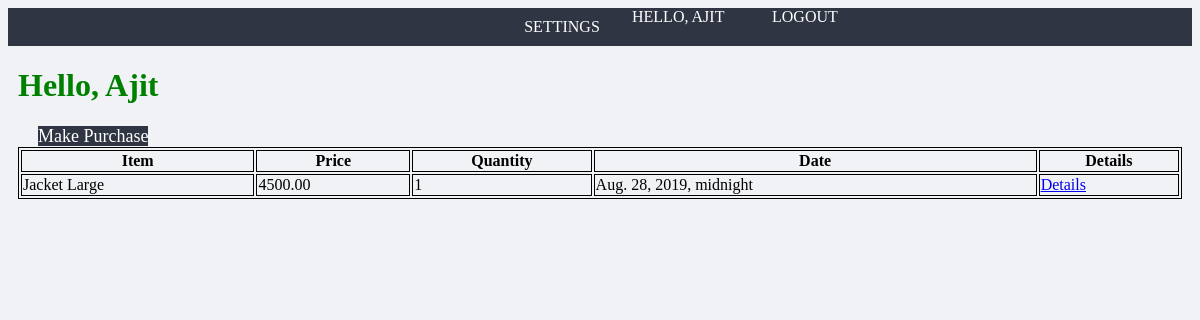
Before: /user/ (signed in) with the older database file.
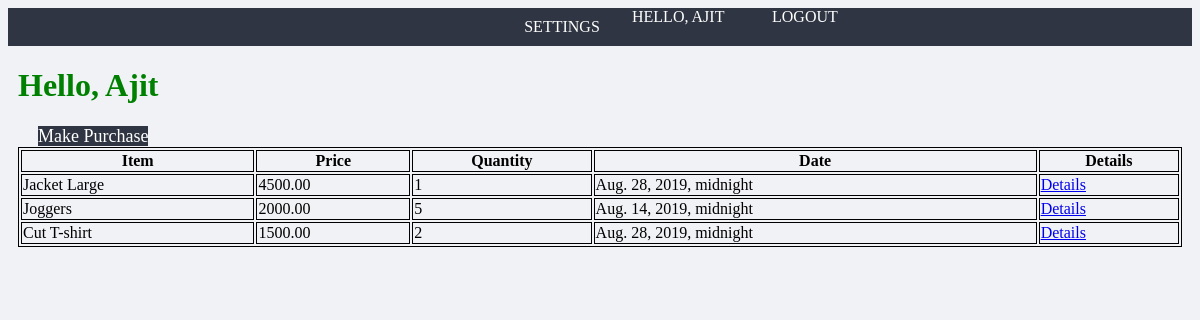
After: the same page with the newer database file.
### main_app/models.py (models this page shows, shortened)
class Sales(models.Model):
    item = models.ForeignKey(Item, on_delete=models.CASCADE)
    quantity = models.DecimalField(max_digits=5, decimal_places=0)
    customer = models.ForeignKey(Customer, on_delete=models.CASCADE)
    date = models.DateTimeField()

class Item(models.Model):
    name = models.CharField(max_length=50)
    price = models.DecimalField(max_digits=8, decimal_places=2)
    brand = models.ForeignKey(Brand, on_delete=models.CASCADE, null=True, blank=True)
    cat = models.ForeignKey(Category, on_delete=models.CASCADE, null=True, blank=True)
    subCat = models.ForeignKey(SubCategory, on_delete=models.CASCADE, null=True, blank=True)
    supplier = models.ForeignKey(Supplier, on_delete=models.CASCADE,  null=True, blank=True) # This is not solved
    quantity = models.DecimalField(default=0, max_digits=5, decimal_places=0)
    available = models.BooleanField(default=False, null=True, blank=True)

### main_app/decorators.py (the view)
        def wrapper_func(request, *args, **kwargs):
            group = None
            if request.user.groups.exists():
                group = request.user.groups.all()[0].name
            if group in allowed_roles:
                return view_func(request, *args, **kwargs)
            else:
                return HttpResponse('404 file not found')

### main_app/views.py (called while the page is built)
@login_required(login_url='main_app:login')
@allowed_user(allowed_roles=['Customer'])
def userPage(request):
    purchase = request.user.customer.sales_set.all()
    context = {'purchase': purchase}
    return render(request, 'main_app/customer.html', context)

### templates/main_app/customer.html
{% extends 'main_app/base.html' %}
{% block body_block %}
    <h1>Hello, {{ request.user }}</h1>
    <a class="btn" href="{% url 'main_app:userPurchase' %}">Make Purchase</a>
    <table>
        <tr>
            <th>Item</th>
            <th>Price</th>
            <th>Quantity</th>
            <th>Date</th>
            <th>Details</th>
        </tr>
        {% for item in purchase %}
            <tr>
                <td>{{ item.item.name }}</td>
                <td>{{ item.item.price }}</td>
                <td>{{ item.quantity }}</td>
                <td>{{ item.date }}</td>
                <td><a href="{% url 'main_app:purchaseDetails' item.id %}">Details</a></td>
            </tr>
        {% endfor %}
    </table>
{% endblock body_block %}

### templates/main_app/base.html (shortened to what this page needs)
<!DOCTYPE html>
{% load static %}
<html lang="en">
<head>
    <link rel="stylesheet" href="{% static 'css/style.css' %}">
</head>
<body>
    <nav>
        <ul>
            {% if request.user.is_staff %}
                <li>
                    <a href="{% url 'main_app:index' %}">Home</a>
                </li>
                <li>
                    <a href="{% url 'main_app:dashboard' %}">Dashboard</a>
                </li>
            {% else %}
                <li>
                    <a href="{% url 'main_app:accountSettings' %}">Settings</a>
                </li>
            {% endif %}
            <span>Hello, {{ request.user }}</span>
            <span><a href="{% url 'main_app:logout' %}">Logout</a></span>
        </ul>
    </nav>
    <div class="conatiner">
        {% block body_block %}
        {% endblock body_block %}
    </div>
</body>
</html>

### static/css/style.css (style rules this page uses)
:root { --primary: #ffffff; --secondary: #f1f2f6; --fitted: #dfe4ea; --primaryDark: #2f3542; --fittedDark: #747d8c; --secondaryDark: #57606f; --shadow: 0 1px 5px rgba(104, 104, 104, 0.8); }
* { background: var(--secondary); }
h1 { color: green; }
table,th,td { border: 1px solid black; }
div { margin: 10px; }
table { width: 100%; }
nav { background: var(--primaryDark); width: 100%; }
nav ul { display: grid; height: 100%; grid-template-columns: repeat(5, 140px); justify-content: flex-end; background: transparent; margin: 0; padding: 0; }
nav ul li { list-style: none; background: transparent; display: block; margin: 10px; text-align: center; }
nav ul li a, nav ul span, nav ul span a { text-decoration: none; text-transform: uppercase; background: transparent; color: var(--primary); }
.btn { background: var(--primaryDark); color: var(--primary); width: 100px; height: 40px; font-size: 18px; text-decoration: none; text-align: center; margin: 20px; }

Changed rows visible on the page:
added Sales: item.name "Joggers", item.price "2000.00", quantity "5", date "Aug. 14, 2019, midnight"
added Sales: item.name "Cut T-shirt", item.price "1500.00", quantity "2", date "Aug. 28, 2019, midnight"
